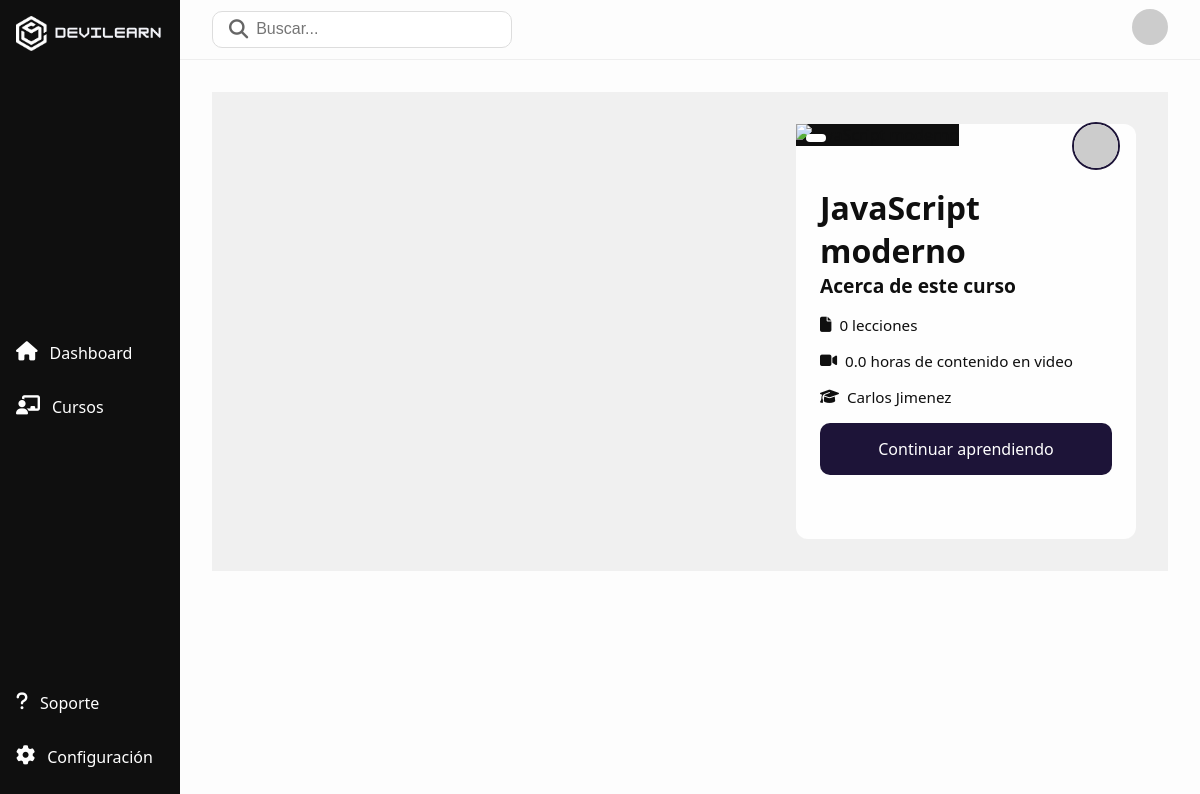
Before: /courses/detail/javascript-moderno with the older database file.
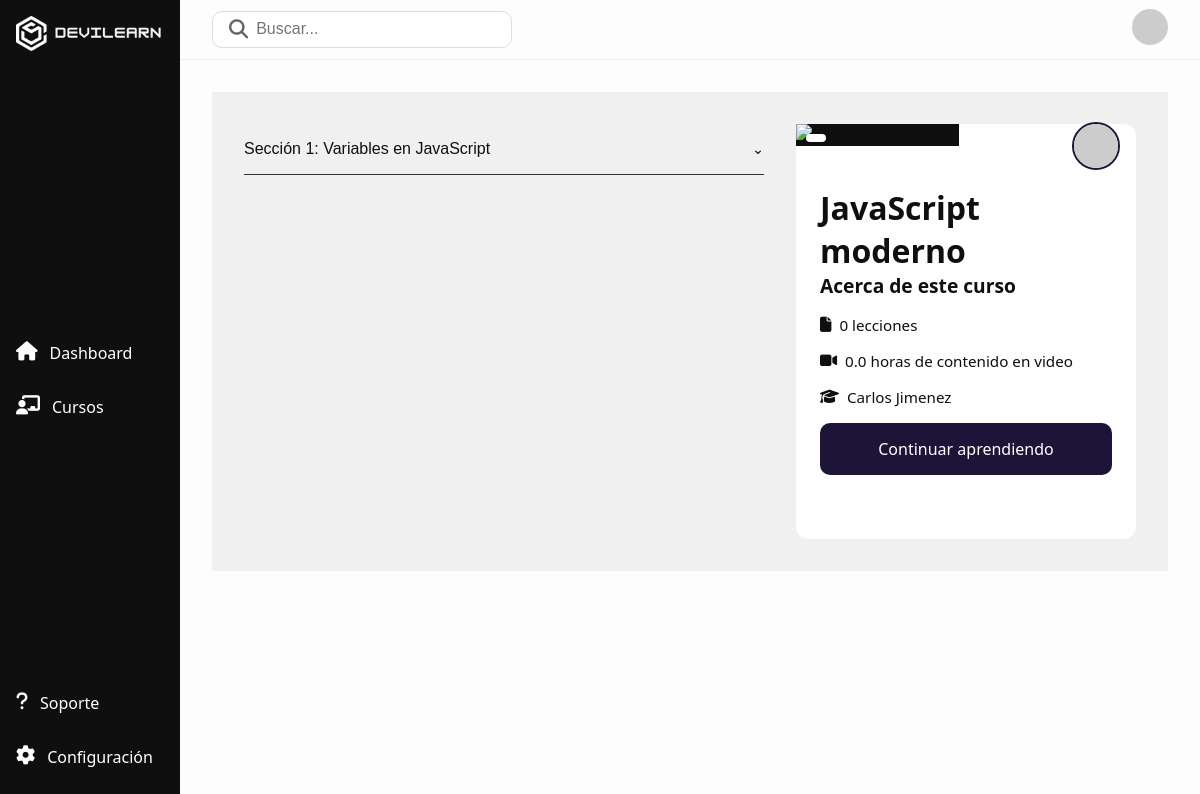
After: the same page with the newer database file.
### apps/courses/models/module.py (models this page shows, shortened)
class Module(models.Model):
    course = models.ForeignKey(
        Course, on_delete=models.CASCADE, related_name='modules'
    )
    title = models.CharField(max_length=200)
    description = models.TextField(blank=True)
    order = OrderField(blank=True, for_fields=['course'])

### apps/courses/views.py (the view)
# urls.py: path('detail/<str:slug>', views.course_detail, name='course_detail'),
def course_detail(request, slug):
    course = get_object_or_404(Course, slug=slug)
    modules = course.modules.prefetch_related('contents')
    total_contents = sum(mudule.contents.count() for mudule in modules)
    return render(
        request,
        "courses/course_detail.html",{
            "course": course,
            "modules":modules,
            "total_contents": total_contents
        },
    )

### apps/courses/templates/courses/course_detail.html (shortened to what this page needs)
{% extends 'base.html' %}
{% load static %}
{% block custom_styles %}
    <link rel="stylesheet" href="{% static 'css/styles.css' %}">
{% endblock custom_styles %}
{% block content %}
    <div class="layout">
        {% include 'includes/sidebar.html' %}
        <div class="main-content">
            {% include 'includes/header.html' %}
            <main>
                <div class="course-layout">
                    <div class="course-sections">
                            <div class="accordion">
                                {% for module in modules %}
                                    <div class="accordion-item">
                                        <button class="accordion-header">Sección {{ forloop.counter }}: {{ module.title }}</button>
                                    </div>
                                {% endfor %}
                        </div>
                    </div>
                    <div class="course-info-card">
                        <div class="card-banner">
                            <div class="tag">{{ course.level }}</div>
                            <img src="{% if course.image %}{{ course.image }}{% else %}https://placehold.co/600x200?text='{{ course.title }}'{% endif %}" alt="{{ course.title }}" />
                            <img class="author-avatar" src="https://randomuser.me/api/portraits/men/15.jpg/" alt="Autor">
                        </div>
                        <div class="card-body">
                            <h1>{{ course.title }}</h1>
                            <h3>Acerca de este curso</h3>
                            <ul class="course-details">
                                <li><i class="fa-solid fa-file"></i> {{ total_contents }} lecciones</li>
                                <li><i class="fa-solid fa-video"></i> {{ course.duration }} horas de contenido en video</li>
                                <li><i class="fa-solid fa-graduation-cap"></i>{{ course.owner.get_full_name }}</li>
                            </ul>
                            <a class="btn bnt-primary btn-course" href="#">Continuar aprendiendo</a>
                        </div>
                    </div>
                </div>
            </main>
        </div>
    </div>
{% endblock content %}

Changed rows visible on the page:
added Module: title "Variables en JavaScript"
